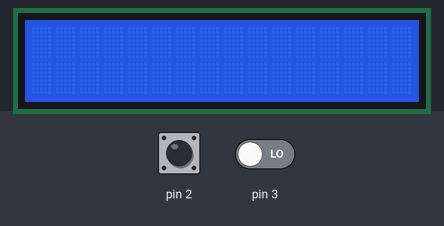
Recording of a sketch running on a simulated Arduino Uno, built with avr-gcc and run on an emulated ATmega328P. Parts: 16×2 character LCD. Inputs (shaded band) come from the test bench; at power-on: pin 2 LOW, pin 3 LOW. What the sketch prints to the serial monitor is not drawn.

Above: at 2.2 s.
2.3 s: pin 2 driven HIGH
At 2.6 s:
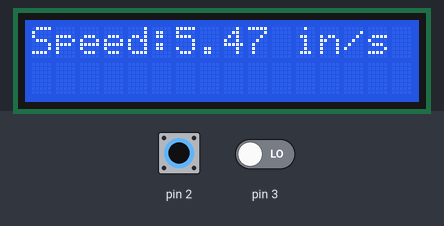
5.3 s: pin 2 pulsed LOW 2 times (0.12 s each, 0.3 s apart)
At 7.1 s:
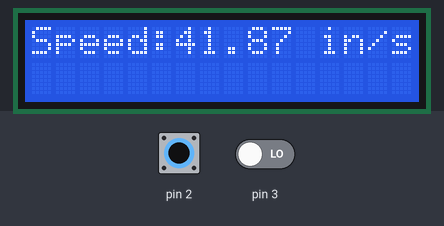
Timing chart, 0 to 8.6 s (numbered marks = the images above; inputs shaded):
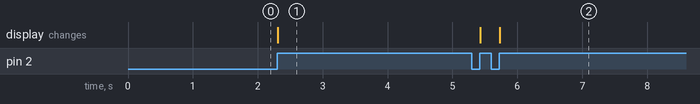

The sketch:

HallEffect-LCD-Speed.ino
```cpp
/*
 * HallEffect-LCD-Speed
 * by Valentin Medina
 *
 * This project functionally creates a spedometer, using a
 * Hall effect sensor in a stationary position next to a
 * wheel with a magnet attached on the rim, being displayed
 * on an LCD screen.
 *
 * UNO Pin Layout
 *    2 - 5: sensor interrupts
 *    7 - 12: LCD
 *
 * last update: 12/19/2017
 *
 */

#include <LiquidCrystal.h>

// Initialize LCD pins
LiquidCrystal lcd(7, 8, 9, 10, 11, 12);

// Constants
const  double RADIUS = 2;                        // inches
const  double CIRCUMFRENCE = 2 * 3.14 * RADIUS;  // inches

// Variables
unsigned long timeold;
volatile byte revolution;
double WheelSpeed;


void setup() {
  // Set baudrate
  Serial.begin(115200);

  // Initialize the intterrupt pins  (Pins 2&3 are already INT0&1, Pins 4&5 need extra work)
  int interrupt4 = 4;
  int interrupt5 = 5;
  pinMode(interrupt4, INPUT_PULLUP);
  pinMode(interrupt5, INPUT_PULLUP);
  attachInterrupt(0, magnet_detect2, RISING);
  attachInterrupt(1, magnet_detect3, RISING);
  attachInterrupt(digitalPinToInterrupt(interrupt4), magnet_detect4, RISING);
  attachInterrupt(digitalPinToInterrupt(interrupt5), magnet_detect5, RISING);

  // Initialize variable data to zero
  timeold = 0;
  revolution = 0;

  // Set up the LCD's number of columns and rows
  lcd.begin(16, 2);
  // Print a og message to the LCD
  lcd.print(" ");
  delay(1000);
}

void loop() {

  // Handle when there has been a revolution
  if (revolution != 0) {
      // Calculate speed
      WheelSpeed = CIRCUMFRENCE * 1000 / (millis() - timeold); // inches per second
      timeold = millis();
      revolution = 0;

      // Send data to serial
      Serial.print("\nWheel speed is ");
      Serial.print(WheelSpeed);

      // Send data to LCD
      erase_screen();
      lcd.print("Speed:");
      lcd.print(WheelSpeed);
      lcd.print(" in/s");
   }

}

// Function to clear the screen and replace cursor
void erase_screen (){
  lcd.setCursor(0,0);
  lcd.print("                ");
  lcd.setCursor(0,1);
  lcd.print("                ");
  lcd.setCursor(0,0);
}

// Function called whenever a magnet/interrupt is detected by sensor
void magnet_detect2(){
   revolution++;
   Serial.println("DETECT!!");
}
void magnet_detect3(){
   //revolution++;
   Serial.println("DETECT!!!");
}
void magnet_detect4(){
   //revolution++;
   Serial.println("DETECT!!!!");
}
void magnet_detect5(){
   //revolution++;
   Serial.println("DETECT!!!!!");
}
```

Measured:
- after the input at 2.3 s, the display: changes at once (image 1)
- after the input at 5.3 s, the display: first changes after 0.13 s (image 2 shows a later state)
